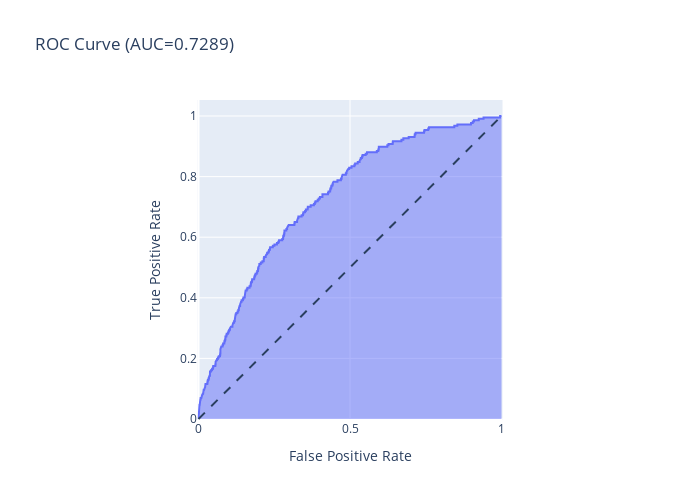

Write notebook code for a chart like this one.
### Code cell
from sklearn.metrics import roc_curve, auc


fpr, tpr, thresholds = roc_curve(test[y_col], XG_Proba)

#Plot ROC AUC Curve 
fig = px.area(
    x=fpr, y=tpr,
    title=f'ROC Curve (AUC={auc(fpr, tpr):.4f})',
    labels=dict(x='False Positive Rate', y='True Positive Rate'),
    width=700, height=500
)
fig.add_shape(
    type='line', line=dict(dash='dash'),
    x0=0, x1=1, y0=0, y1=1
)

fig.update_yaxes(scaleanchor="x", scaleratio=1)
fig.update_xaxes(constrain='domain')
fig.show()

### Figure 1 — Plotly figure (JSON) as saved in the notebook; plotly's stock layout.template omitted (floating-point values rounded to 4 significant figures; data arrays with more than 128 entries replaced by an {"elided": "..."} marker saying what was removed)
{"data": [{"hovertemplate": "False Positive Rate=%{x}<br>True Positive Rate=%{y}<extra></extra>", "legendgroup": "", "line": {"color": "#636efa"}, "mode": "lines", "name": "", "orientation": "v", "showlegend": false, "stackgroup": "1", "type": "scatter", "x": {"elided": "5506 float values"}, "xaxis": "x", "y": {"elided": "5506 float values"}, "yaxis": "y"}], "layout": {"height": 500, "legend": {"tracegroupgap": 0}, "shapes": [{"line": {"dash": "dash"}, "type": "line", "x0": 0, "x1": 1, "y0": 0, "y1": 1}], "title": {"text": "ROC Curve (AUC=0.7289)"}, "width": 700, "xaxis": {"anchor": "y", "constrain": "domain", "domain": [0, 1], "title": {"text": "False Positive Rate"}}, "yaxis": {"anchor": "x", "domain": [0, 1], "scaleanchor": "x", "scaleratio": 1, "title": {"text": "True Positive Rate"}}}}
